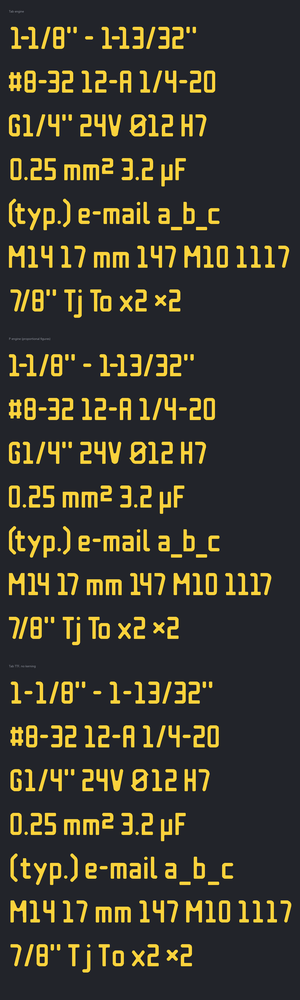
#> input picture review/frodo-r4/crops_now.png, 300 x 1000 px, shrunk from 1344 x 4478 before the run
$ python _cut.py crops_now.png 5
#> lines starting #> are read from the running program, lines starting #| are printed output that depends on the picture
import sys
from PIL import Image
src, n = sys.argv[1], int(sys.argv[2])
im = Image.open(src)
#> im is the input picture: PIL image 300x1000 RGB; mean R, G, B 58.1, 55.7, 44
h = im.height // n
#> h = 200
for i in range(n):
    im.crop((0, i * h, im.width, min(im.height, (i + 1) * h))).save(src.replace(".png", f"_part{i}.png"))
#> this loop made 5 passes
#> pass 1, `im.crop((0, i * h, im.width, min(im.height, (i + 1) * h))).save(src.re..`:
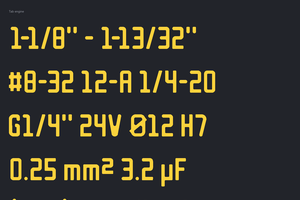
#> saved as crops_now_part0.png: PIL image 300x200 RGB; mean R, G, B 56, 54, 43.9
#> pass 2, `im.crop((0, i * h, im.width, min(im.height, (i + 1) * h))).save(src.re..`:
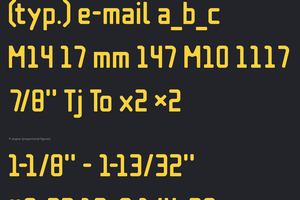
#> saved as crops_now_part1.png: PIL image 300x200 RGB; mean R, G, B 57.5, 55.2, 44
print(im.size)
#| (300, 1000)

$ run again, on review/frodo-r4/q3_stacked.png
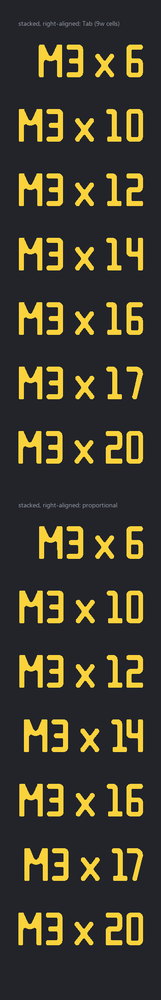
#> input picture review/frodo-r4/q3_stacked.png, 161 x 1000 px, shrunk from 350 x 2174 before the run
#> im is the input picture: PIL image 161x1000 RGB; mean R, G, B 62.8, 59.5, 44.6
#> the loop `for i in range(n):` made 5 passes
#> pass 1, `im.crop((0, i * h, im.width, min(im.height, (i + 1) * h))).save(src.re..`:
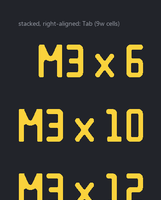
#> saved as q3_stacked_part0.png: PIL image 161x200 RGB; mean R, G, B 62, 58.9, 44.8
#> pass 2, `im.crop((0, i * h, im.width, min(im.height, (i + 1) * h))).save(src.re..`:
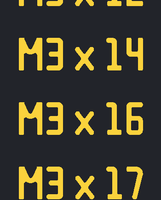
#> saved as q3_stacked_part1.png: PIL image 161x200 RGB; mean R, G, B 66.9, 62.8, 44.8
#| (161, 1000)
